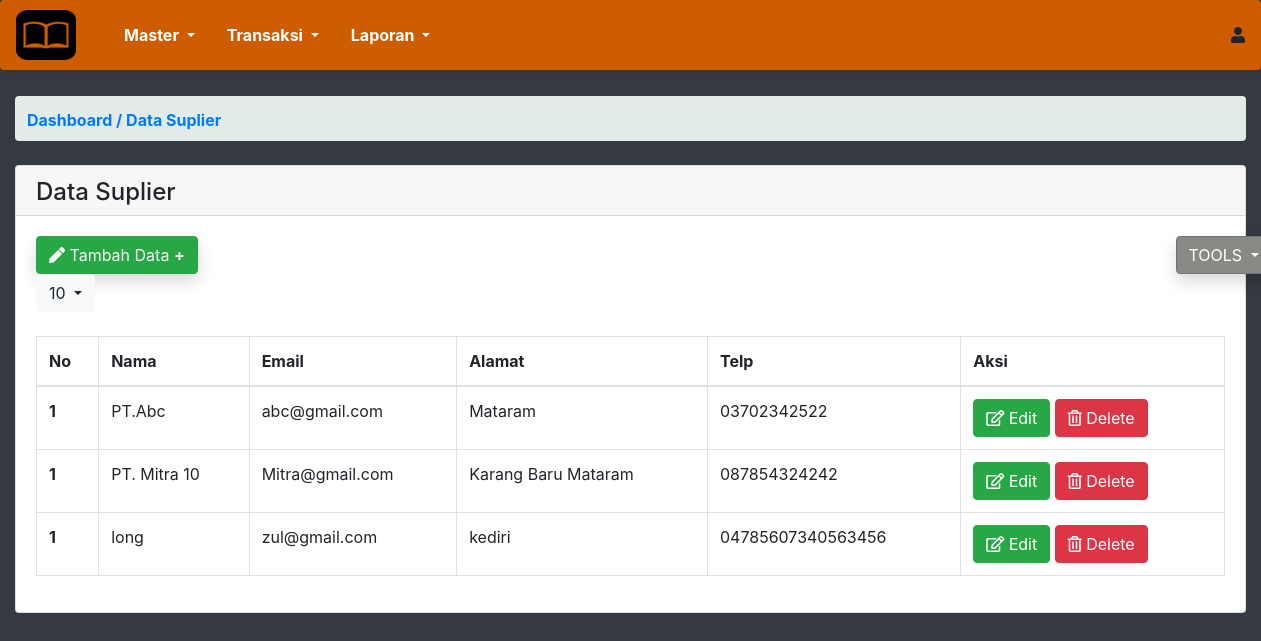
The page /suplier/ on the database its author committed.
### app_akuntansi/models.py (models this page shows, shortened)
class Suplier(models.Model):
    nama   = models.CharField(max_length=100)
    email  = models.EmailField(max_length=100)
    alamat = models.CharField(max_length=200)
    telp   = models.CharField(max_length=200, null=True, blank=True)

### app_akuntansi/views.py (the view)
# urls.py: path('suplier/',views.suplier, name='suplier'),
def suplier(request):
    supliers = Suplier.objects.all();
    context= {
        'head':'Data Suplier',
        'suplier':supliers
    }
    return render(request,'suplier.html',context)

### templates/suplier.html (shortened to what this page needs)
{% extends 'base.html' %}
{% load static %}
{% block content_body %}
	<div class="card">
		<div class="card-header" style="height: 50px;">
			<h4>{{head}}</h4>
		</div>
		<div class="card-body">
		<div class="row">
				<div class="col-sm-6">
					<button type="button"class="btn btn-success shadow">
						<a href="{% url 'app_akuntansi:tambah_suplier' %}">
							<i class="fas fa-pen"></i>
							Tambah Data <strong>+</strong></b></a>
					</button>
					<div class="dropdown">
						<button class="btn btn-light dropdown-toggle" type="button" id="dropdownMenu2" data-toggle="dropdown" aria-haspopup="true" aria-expanded="false">
							10
						</button>
					</div>
				</div>
				<div class="col-sm-6">
					<div style="margin-left: 530px;" class="dropdown tools">
					<button class="btn btn-secondary dropdown-toggle shadow" type="button" id="dropdownMenu2" data-toggle="dropdown" aria-haspopup="true" aria-expanded="false">
						TOOLS
					</button>
					</div>
				</div>
			</div>
			<table class="table table-bordered mt-4">
				<thead>
					<tr>
						<th scope="col">No</th>
						<th scope="col">Nama</th>
						<th scope="col">Email</th>
						<th scope="col">Alamat</th>
						<th scope="col">Telp</th>
						<th scope="col">Aksi</th>
					</tr>
				</thead>
				<tbody>
				{% for suplier in suplier %}
					<tr>
						<th scope="row">1</th>
						<td>{{suplier.nama}}</td>
						<td>{{suplier.email}}</td>
						<td>{{suplier.alamat}}</td>
						<td>{{suplier.telp}}</td>
						<td><a class="btn btn-success" href="{% url 'app_akuntansi:edit_suplier' id_input=suplier.id %}">
								<i class="far fa-edit"></i>
									Edit</a>
								<a class="btn btn-danger" href="{% url 'app_akuntansi:suplier_delete' id_input=suplier.id %}">
									<i class="far fa-trash-alt"></i>
									Delete</a></td>
					</tr>
				{% endfor %}
				</tbody>
			</table>
		</div>
	</div>
{% endblock  %}

### static/stl.css (style rules this page uses)
.btn-secondary { background-color: #888A85; margin-right: 10px; }
.col-sm-6 { margin-top: 0; }
.col-sm-6 button a { color: whitesmoke; }

### rows shown on the page
Suplier: nama "PT.Abc", email "abc@gmail.com", alamat "Mataram", telp "03702342522"
Suplier: nama "PT. Mitra 10", email "Mitra@gmail.com", alamat "Karang Baru Mataram", telp "087854324242"
Suplier: nama "long", email "zul@gmail.com", alamat "kediri", telp "04785607340563456"

### other values the page prints
{{ head }} "Data Suplier"
